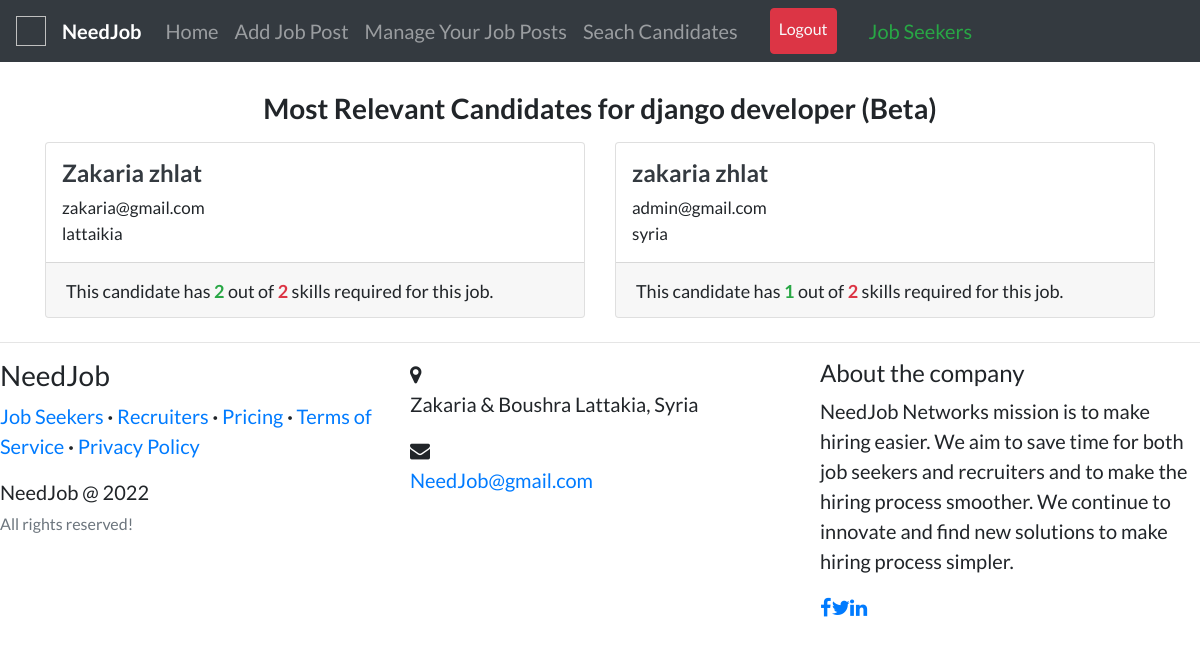
The page /hiring/job/django-developer/search/ (signed in) on the database its author committed.
### recruiters/models.py (models this page shows, shortened)
class Job(models.Model):
    recruiter = models.ForeignKey(
        User, related_name='jobs', on_delete=models.CASCADE)
    title = models.CharField(max_length=255)
    company = models.CharField(max_length=200)
    location = models.CharField(max_length=255)
    description = models.TextField()
    requirements = models.TextField()
    skills_req = models.CharField(max_length=200)
    job_type = models.CharField(
        max_length=30, choices=CHOICES, default='Full Time', null=True)
    link = models.URLField(null=True, blank=True)
    slug = AutoSlugField(populate_from='title', unique=True, null=True)
    date_posted = models.DateTimeField(default=timezone.now)

### candidates/models.py (models this page shows, shortened)
class Profile(models.Model):
    user = models.OneToOneField(
        User, on_delete=models.CASCADE, primary_key=True, related_name='profile')
    full_name = models.CharField(max_length=200, null=True, blank=True)
    country = CountryField(null=True, blank=True)
    location = models.CharField(max_length=255, null=True, blank=True)
    picture = models.ImageField(
        upload_to='img/users', null=True, verbose_name=""
    )
    resume = models.FileField(upload_to='resumes', null=True, blank=True)
    grad_year = models.IntegerField(blank=True)
    looking_for = models.CharField(
        max_length=30, choices=CHOICES, default='Full Time', null=True)
    slug = AutoSlugField(populate_from='user', unique=True)

### accounts/models.py (models this page shows, shortened)
class User(AbstractUser):
    username = None
    email = models.EmailField(
        verbose_name='email address',
        max_length=255,
        unique=True
    )
    date_of_birth = models.DateField(default='1990-01-01')
    gender = models.CharField(max_length=1, choices=GENDER_CHOICES, blank=True)
    picture = models.ImageField(
        upload_to='img/users', null=True, verbose_name=""
    )
    phone = PhoneNumberField()
    USERNAME_FIELD = 'email'
    REQUIRED_FIELDS = ['first_name', 'last_name']
    objects = UserManager()
    """
    def save(self, **kwargs):
        if not (self.is_staff or self.is_superuser):
            password = self.password
            if password is not None:
                self.set_password(password)
            super(User, self).save(**kwargs)
            name = f"{self.first_name} {self.last_name}"
            Profile.objects.create(
                name=name, dob=self.date_of_birth, user=self)
            return self
        else:
            return super(User, self).save(**kwargs)
    """

### recruiters/views.py (the view)
# urls.py: path('job/<slug>/search/', views.job_candidate_search,
@login_required
def job_candidate_search(request, slug):
    job = get_object_or_404(Job, slug=slug)
    relevant_candidates = []
    common = []
    applicants = Profile.objects.filter(looking_for=job.job_type)
    job_skills = []
    skills = str(job.skills_req).split(",")
    for skill in skills:
        job_skills.append(skill.strip().lower())
    for applicant in applicants:
        user = applicant.user
        skill_list = list(Skill.objects.filter(user=user))
        skills = []
        for i in skill_list:
            skills.append(i.skill.lower())
        common_skills = list(set(job_skills) & set(skills))
        if (len(common_skills) != 0 and len(common_skills) >= len(job_skills)//2):
            relevant_candidates.append(applicant)
            common.append(len(common_skills))
    objects = zip(relevant_candidates, common)
    objects = sorted(objects, key=lambda t: t[1], reverse=True)
    objects = objects[:100]
    context = {
        'rec_navbar': 1,
        'job': job,
        'objects': objects,
        'job_skills': len(job_skills),
        'relevant': len(relevant_candidates),
    }
    return render(request, 'recruiters/job_candidate_search.html', context)

### templates/recruiters/job_candidate_search.html (shortened to what this page needs)
{% extends "accounts/layout.html" %} {% load static %} {% block content %}
<br />
<div>
  <h3 class="text-center">
    <b>Most Relevant Candidates for {{job.title}} (Beta)</b>
  </h3>
  {% if relevant %}
  <div class="row">
    {% for profile, common in objects %}
    <div class="col-md-6">
      <div class="card card-signin my-2">
        <span class="ml-3 mt-3">
          <a href="{% url 'candidates:profile-view' profile.slug %}">
            {% if profile.full_name %}
            <h4 class="text-dark">
              <b>{{profile.full_name}}</b>
            </h4>
            {% else %}
            <h4 class="text-dark">
              <b>{{profile.user.username}}</b>
            </h4>
            {% endif %}
          </a>
          <p style="font-size: 17px">
            {{profile.user.email}}<br />
            {% if profile.location %} {{profile.location}} {% else %}
            {{profile.country.name}} {% endif %}
          </p>
        </span>
        <div class="card-footer">
          <span style="font-size: 18px"
            >This candidate has <b class="text-success">{{ common }} </b>out of
            <b class="text-danger">{{ job_skills }}</b> skills required for this
            job.</span
          >
        </div>
      </div>
    </div>
    {% endfor %}
  </div>
  {% endif %}
</div>
{% endblock content %}

### templates/accounts/layout.html (style rules this page uses)
body { font-family: "Lato"; font-size: 20px; }

### rows shown on the page
Job: title "django developer"
Profile: full_name "Zakaria zhlat", user.email "zakaria@gmail.com", location "lattaikia", user_id "2"
Profile: full_name "zakaria zhlat", user.email "admin@gmail.com", location "syria", user_id "1", job_skills "2"
